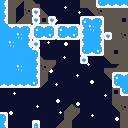

The image is a tile-based game level rendered from a .tmx file. Its description and complete source (layers, tilesets, objects, tile grids) follow:
An orthogonal 16x16 tile map with 8x8 px tiles, 2 tile layers (BgLayer, MainLayer), 1 image layer and 19 objects (13x Spikes, 2x Block, Grass, Strawberry, Trampoline, ...).

<map version="1.10" tiledversion="1.10.2" orientation="orthogonal" renderorder="right-down" width="16" height="16" tilewidth="8" tileheight="8" infinite="0" nextlayerid="7" nextobjectid="21">
 <tileset firstgid="1" name="spritemap" tilewidth="8" tileheight="8" tilecount="176" columns="16">
  <image source="spritemap.png" width="128" height="88" />
 </tileset>
 <imagelayer id="5" name="Bg">
  <image source="bg.png" width="128" height="128" />
 </imagelayer>
 <layer id="1" name="BgLayer" width="16" height="16">
  <data encoding="csv">
0,41,42,41,104,0,0,0,0,0,41,41,0,0,0,0,
0,41,0,57,0,58,0,0,0,0,0,43,57,41,41,41,
0,41,59,41,0,17,0,0,0,0,0,0,0,41,41,17,
0,0,0,0,0,0,0,0,0,0,0,0,0,41,41,41,
0,0,0,0,0,0,0,0,0,0,0,0,0,0,41,57,
0,0,0,0,0,0,0,0,0,0,0,0,0,41,41,41,
0,0,0,0,0,0,0,0,0,0,0,0,0,41,17,41,
0,0,0,0,0,104,89,0,0,0,0,0,0,43,41,41,
0,0,0,0,0,57,42,0,0,0,0,0,0,89,105,41,
0,0,0,0,0,41,0,0,0,0,0,0,0,43,0,0,
0,0,0,0,0,42,0,0,0,0,0,0,0,0,0,0,
0,0,0,0,0,0,0,0,0,0,0,0,0,0,17,0,
0,0,0,0,0,0,0,0,0,0,0,0,0,0,41,41,
0,0,0,0,0,0,0,0,59,104,0,0,0,0,43,57,
0,0,0,0,0,0,0,0,41,42,0,0,0,0,0,41,
0,0,0,0,0,0,0,59,41,0,0,0,0,0,0,41
</data>
 </layer>
 <layer id="2" name="MainLayer" width="16" height="16">
  <data encoding="csv">
39,0,0,0,0,0,0,0,0,0,0,0,50,51,51,51,
39,0,0,0,33,0,0,0,0,0,0,0,0,0,0,0,
39,0,0,0,33,0,33,0,0,0,34,35,36,0,0,0,
38,35,35,36,34,35,36,34,35,36,37,73,39,0,0,0,
38,38,73,39,50,51,52,50,51,52,37,38,39,33,0,0,
38,73,38,39,33,0,0,0,0,0,37,38,39,0,0,0,
38,38,38,38,36,0,0,0,0,0,50,51,52,0,0,0,
38,38,38,38,39,0,0,0,0,0,33,0,0,0,0,0,
38,38,73,38,39,0,0,0,0,0,0,0,0,0,0,0,
38,38,38,38,39,0,0,0,0,0,0,0,0,0,34,35,
51,51,51,51,52,0,0,0,0,0,0,0,0,0,50,38,
0,0,0,0,0,0,0,0,0,0,0,0,0,0,0,50,
0,0,0,0,0,0,0,0,0,0,0,0,0,0,0,0,
0,0,0,0,0,0,0,0,0,0,0,0,0,0,0,0,
36,0,0,0,0,0,0,0,0,0,0,0,0,0,0,0,
39,0,0,0,40,0,0,0,0,0,0,0,0,0,0,0
</data>
 </layer>
 <objectgroup id="4" name="ObjectLayerNonInteractable">
  <object id="1" name="Grass" gid="62" x="48" y="16" width="8" height="8" />
 </objectgroup>
 <objectgroup id="6" name="Strawberry">
  <object id="20" name="Strawberry" type="Strawberry" gid="27" x="16" y="16" width="8" height="8" />
 </objectgroup>
 <objectgroup id="3" name="ObjectLayerInteractable">
  <object id="3" name="Trampoline" type="Trampoline" gid="19" x="32" y="120" width="8" height="8" />
  <object id="4" name="Block" type="Block" gid="24" x="80" y="72" width="8" height="8" />
  <object id="5" name="Block" type="Block" gid="24" x="80" y="80" width="8" height="8" />
  <object id="6" name="Spikes" type="Spikes" gid="18" x="56" y="24" width="8" height="8" />
  <object id="7" name="Spikes" type="Spikes" gid="18" x="64" y="24" width="8" height="8" />
  <object id="8" name="Spikes" type="Spikes" gid="18" x="72" y="24" width="8" height="8" />
  <object id="9" name="Spikes" type="Spikes" gid="28" x="40" y="48" width="8" height="8" />
  <object id="10" name="Spikes" type="Spikes" gid="28" x="48" y="48" width="8" height="8" />
  <object id="11" name="Spikes" type="Spikes" gid="28" x="56" y="48" width="8" height="8" />
  <object id="12" name="Spikes" type="Spikes" gid="28" x="64" y="48" width="8" height="8" />
  <object id="13" name="Spikes" type="Spikes" gid="28" x="72" y="48" width="8" height="8" />
  <object id="14" name="Spikes" type="Spikes" gid="28" x="0" y="96" width="8" height="8" />
  <object id="15" name="Spikes" type="Spikes" gid="28" x="8" y="96" width="8" height="8" />
  <object id="16" name="Spikes" type="Spikes" gid="28" x="16" y="96" width="8" height="8" />
  <object id="17" name="Spikes" type="Spikes" gid="28" x="24" y="96" width="8" height="8" />
  <object id="18" name="Spikes" type="Spikes" gid="28" x="32" y="96" width="8" height="8" />
  <object id="19" name="Player" type="Player" gid="2" x="0" y="112" width="8" height="8" />
 </objectgroup>
</map>
